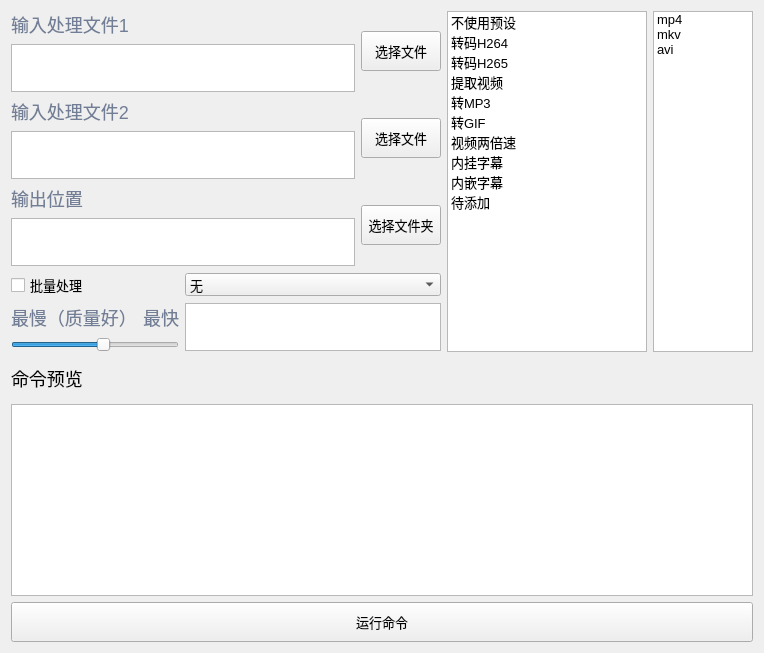
                     <widget class="QWidget" name="convert_video">
                      <property name="font">
                       <font>
                        <family>Segoe UI</family>
                        <pointsize>10</pointsize>
                        <italic>false</italic>
                        <bold>false</bold>
                       </font>
                      </property>
                      <layout class="QVBoxLayout" name="verticalLayout_29">
                       <item>
                        <layout class="QVBoxLayout" name="verticalLayout_28">
                         <item>
                          <layout class="QHBoxLayout" name="horizontalLayout_12">
                           <item>
                            <layout class="QVBoxLayout" name="verticalLayout_25">
                             <item>
                              <layout class="QHBoxLayout" name="horizontalLayout_7">
                               <item>
                                <layout class="QVBoxLayout" name="verticalLayout_23">
                                 <item>
                                  <widget class="QLabel" name="label_2">
                                   <property name="maximumSize">
                                    <size>
                                     <width>16777215</width>
                                     <height>60</height>
                                    </size>
                                   </property>
                                   <property name="styleSheet">
                                    <string notr="true">color: rgb(113, 126, 149);font-size: 18px;</string>
                                   </property>
                                   <property name="text">
                                    <string>输入处理文件1</string>
                                   </property>
                                  </widget>
                                 </item>
                                 <item>
                                  <widget class="QPlainTextEdit" name="input_Edit1">
                                   <property name="minimumSize">
                                    <size>
                                     <width>0</width>
                                     <height>48</height>
                                    </size>
                                   </property>
                                   <property name="maximumSize">
                                    <size>
                                     <width>16777215</width>
                                     <height>48</height>
                                    </size>
                                   </property>
                                   <property name="cursor" stdset="0">
                                    <cursorShape>IBeamCursor</cursorShape>
                                   </property>
                                   <property name="toolTip">
                                    <string/>
                                   </property>
                                   <property name="styleSheet">
                                    <string notr="true"/>
                                   </property>
                                  </widget>
                                 </item>
                                </layout>
                               </item>
                               <item>
                                <widget class="QPushButton" name="btn_input1">
                                 <property name="minimumSize">
                                  <size>
                                   <width>40</width>
                                   <height>40</height>
                                  </size>
                                 </property>
                                 <property name="cursor">
                                  <cursorShape>PointingHandCursor</cursorShape>
                                 </property>
                                 <property name="styleSheet">
                                  <string notr="true"/>
                                 </property>
                                 <property name="text">
                                  <string>选择文件</string>
                                 </property>
                                </widget>
                               </item>
                              </layout>
                             </item>
                             <item>
                              <layout class="QHBoxLayout" name="horizontalLayout_8">
                               <item>
                                <layout class="QVBoxLayout" name="verticalLayout_24">
                                 <item>
                                  <widget class="QLabel" name="label_3">
                                   <property name="maximumSize">
                                    <size>
                                     <width>16777215</width>
                                     <height>60</height>
                                    </size>
                                   </property>
                                   <property name="styleSheet">
                                    <string notr="true">color: rgb(113, 126, 149);font-size: 18px;</string>
                                   </property>
                                   <property name="text">
                                    <string>输入处理文件2</string>
                                   </property>
                                  </widget>
                                 </item>
                                 <item>
                                  <widget class="QPlainTextEdit" name="input_Edit2">
                                   <property name="minimumSize">
                                    <size>
                                     <width>0</width>
                                     <height>48</height>
                                    </size>
                                   </property>
                                   <property name="maximumSize">
                                    <size>
                                     <width>16777215</width>
                                     <height>48</height>
                                    </size>
                                   </property>
                                   <property name="cursor" stdset="0">
                                    <cursorShape>IBeamCursor</cursorShape>
                                   </property>
                                   <property name="toolTip">
                                    <string/>
                                   </property>
                                   <property name="styleSheet">
                                    <string notr="true"/>
                                   </property>
                                  </widget>
                                 </item>
                                </layout>
                               </item>
                               <item>
                                <widget class="QPushButton" name="btn_input2">
                                 <property name="minimumSize">
                                  <size>
                                   <width>40</width>
                                   <height>40</height>
                                  </size>
                                 </property>
                                 <property name="cursor">
                                  <cursorShape>PointingHandCursor</cursorShape>
                                 </property>
                                 <property name="styleSheet">
                                  <string notr="true"/>
                                 </property>
                                 <property name="text">
                                  <string>选择文件</string>
                                 </property>
                                </widget>
                               </item>
                              </layout>
                             </item>
                             <item>
                              <layout class="QHBoxLayout" name="horizontalLayout_10">
                               <item>
                                <layout class="QVBoxLayout" name="verticalLayout_26">
                                 <item>
                                  <widget class="QLabel" name="label_4">
                                   <property name="maximumSize">
                                    <size>
                                     <width>16777215</width>
                                     <height>60</height>
                                    </size>
                                   </property>
                                   <property name="styleSheet">
                                    <string notr="true">color: rgb(113, 126, 149);font-size: 18px;</string>
                                   </property>
                                   <property name="text">
                                    <string>输出位置</string>
                                   </property>
                                  </widget>
                                 </item>
                                 <item>
                                  <widget class="QPlainTextEdit" name="input_Edit3">
                                   <property name="minimumSize">
                                    <size>
                                     <width>0</width>
                                     <height>48</height>
                                    </size>
                                   </property>
                                   <property name="maximumSize">
                                    <size>
                                     <width>16777215</width>
                                     <height>48</height>
                                    </size>
                                   </property>
                                   <property name="cursor" stdset="0">
                                    <cursorShape>IBeamCursor</cursorShape>
                                   </property>
                                   <property name="toolTip">
                                    <string/>
                                   </property>
                                   <property name="styleSheet">
                                    <string notr="true"/>
                                   </property>
                                  </widget>
                                 </item>
                                </layout>
                               </item>
                               <item>
                                <widget class="QPushButton" name="btn_input3">
                                 <property name="minimumSize">
                                  <size>
                                   <width>60</width>
                                   <height>40</height>
                                  </size>
                                 </property>
                                 <property name="cursor">
                                  <cursorShape>PointingHandCursor</cursorShape>
                                 </property>
                                 <property name="styleSheet">
                                  <string notr="true"/>
                                 </property>
                                 <property name="text">
                                  <string>选择文件夹</string>
                                 </property>
                                </widget>
                               </item>
                              </layout>
                             </item>
                             <item>
                              <layout class="QHBoxLayout" name="horizontalLayout_16">
                               <property name="spacing">
                                <number>6</number>
                               </property>
                               <item>
                                <layout class="QVBoxLayout" name="verticalLayout_30">
                                 <property name="spacing">
                                  <number>6</number>
                                 </property>
                                 <item>
                                  <widget class="QCheckBox" name="batch_mode_Check">
                                   <property name="cursor">
                                    <cursorShape>PointingHandCursor</cursorShape>
                                   </property>
                                   <property name="text">
                                    <string>批量处理</string>
                                   </property>
                                  </widget>
                                 </item>
                                 <item>
                                  <layout class="QHBoxLayout" name="horizontalLayout_15">
                                   <item>
                                    <widget class="QLabel" name="label_6">
                                     <property name="styleSheet">
                                      <string notr="true">color: rgb(113, 126, 149);font-size: 18px;</string>
                                     </property>
                                     <property name="text">
                                      <string>最慢（质量好）</string>
                                     </property>
                                    </widget>
                                   </item>
                                   <item>
                                    <widget class="QLabel" name="label_7">
                                     <property name="styleSheet">
                                      <string notr="true">color: rgb(113, 126, 149);font-size: 18px;</string>
                                     </property>
                                     <property name="text">
                                      <string>最快</string>
                                     </property>
                                     <property name="alignment">
                                      <set>Qt::AlignRight|Qt::AlignTrailing|Qt::AlignVCenter</set>
                                     </property>
                                    </widget>
                                   </item>
                                  </layout>
                                 </item>
                                 <item>
                                  <widget class="QSlider" name="perset_set_Slider">
                                   <property name="cursor">
                                    <cursorShape>PointingHandCursor</cursorShape>
                                   </property>
                                   <property name="toolTip">
                                    <string>转换速度模式选择</string>
                                   </property>
                                   <property name="maximum">
                                    <number>9</number>
                                   </property>
                                   <property name="value">
                                    <number>5</number>
                                   </property>
                                   <property name="orientation">
                                    <enum>Qt::Horizontal</enum>
                                   </property>
                                  </widget>
                                 </item>
                                </layout>
                               </item>
                               <item>
                                <layout class="QVBoxLayout" name="verticalLayout_31">
                                 <property name="spacing">
                                  <number>6</number>
                                 </property>
                                 <item>
                                  <widget class="QComboBox" name="bitrate_mode_Combo">
                                   <property name="cursor">
                                    <cursorShape>PointingHandCursor</cursorShape>
                                   </property>
                                   <property name="whatsThis">
                                    <string extracomment="crf转码压缩比率，vbr平均码率控制，abr介于前两者">码率控制模式</string>
                                   </property>
                                   <item>
                                    <property name="text">
                                     <string>无</string>
                                    </property>
                                   </item>
                                   <item>
                                    <property name="text">
                                     <string>crf</string>
                                    </property>
                                   </item>
                                   <item>
                                    <property name="text">
                                     <string>vbr</string>
                                    </property>
                                   </item>
                                   <item>
                                    <property name="text">
                                     <string>abr</string>
                                    </property>
                                   </item>
                                  </widget>
                                 </item>
                                 <item>
                                  <widget class="QPlainTextEdit" name="bitrate_Edit">
                                   <property name="minimumSize">
                                    <size>
                                     <width>0</width>
                                     <height>48</height>
                                    </size>
                                   </property>
                                   <property name="maximumSize">
                                    <size>
                                     <width>16777215</width>
                                     <height>48</height>
                                    </size>
                                   </property>
                                   <property name="cursor" stdset="0">
                                    <cursorShape>IBeamCursor</cursorShape>
                                   </property>
                                   <property name="toolTip">
                                    <string>输入控制模式对应的命令</string>
                                   </property>
                                   <property name="whatsThis">
                                    <string/>
                                   </property>
                                  </widget>
                                 </item>
                                </layout>
                               </item>
                              </layout>
                             </item>
                            </layout>
                           </item>
                           <item>
                            <widget class="QListWidget" name="list_mode">
                             <property name="maximumSize">
                              <size>
                               <width>200</width>
                               <height>16777215</height>
                              </size>
                             </property>
                             <property name="cursor" stdset="0">
                              <cursorShape>PointingHandCursor</cursorShape>
                             </property>
                             <item>
                              <property name="text">
                               <string>不使用预设</string>
                              </property>
                             </item>
                             <item>
                              <property name="text">
                               <string>转码H264</string>
                              </property>
                             </item>
                             <item>
                              <property name="text">
                               <string>转码H265</string>
                              </property>
                             </item>
                             <item>
                              <property name="text">
                               <string>提取视频</string>
                              </property>
                             </item>
                             <item>
                              <property name="text">
                               <string>转MP3</string>
                              </property>
                             </item>
                             <item>
                              <property name="text">
                               <string>转GIF</string>
                              </property>
                             </item>
                             <item>
                              <property name="text">
                               <string>视频两倍速</string>
                              </property>
                             </item>
                             <item>
                              <property name="text">
                               <string>内挂字幕</string>
                              </property>
                             </item>
                             <item>
                              <property name="text">
                               <string>内嵌字幕</string>
                              </property>
                             </item>
                             <item>
                              <property name="text">
                               <string>待添加</string>
                              </property>
                             </item>
                            </widget>
                           </item>
                           <item>
                            <widget class="QListWidget" name="list_video_type">
                             <property name="minimumSize">
                              <size>
                               <width>100</width>
                               <height>0</height>
                              </size>
                             </property>
                             <property name="maximumSize">
                              <size>
                               <width>100</width>
                               <height>16777215</height>
                              </size>
                             </property>
                             <property name="cursor" stdset="0">
                              <cursorShape>PointingHandCursor</cursorShape>
                             </property>
                             <item>
                              <property name="text">
                               <string>mp4</string>
                              </property>
                             </item>
                             <item>
                              <property name="text">
                               <string>mkv</string>
                              </property>
                             </item>
                             <item>
                              <property name="text">
                               <string>avi</string>
                              </property>
                             </item>
                            </widget>
                           </item>
                          </layout>
                         </item>
                         <item>
                          <layout class="QVBoxLayout" name="verticalLayout_27">
                           <item>
                            <widget class="QLabel" name="label_5">
                             <property name="minimumSize">
                              <size>
                               <width>0</width>
                               <height>40</height>
                              </size>
                             </property>
                             <property name="font">
                              <font>
                               <family>Segoe UI</family>
                               <pointsize>-1</pointsize>
                               <italic>false</italic>
                               <bold>false</bold>
                              </font>
                             </property>
                             <property name="styleSheet">
                              <string notr="true">font-size: 18px;</string>
                             </property>
                             <property name="frameShape">
                              <enum>QFrame::NoFrame</enum>
                             </property>
                             <property name="text">
                              <string>命令预览</string>
                             </property>
                             <property name="alignment">
                              <set>Qt::AlignLeading|Qt::AlignLeft|Qt::AlignVCenter</set>
                             </property>
                            </widget>
                           </item>
                           <item>
                            <widget class="QPlainTextEdit" name="output_command_Edit">
                             <property name="minimumSize">
                              <size>
                               <width>0</width>
                               <height>80</height>
                              </size>
                             </property>
                             <property name="font">
                              <font>
                               <family>Segoe UI</family>
                               <pointsize>-1</pointsize>
                               <italic>false</italic>
                               <bold>false</bold>
                              </font>
                             </property>
                             <property name="cursor" stdset="0">
                              <cursorShape>IBeamCursor</cursorShape>
                             </property>
                             <property name="styleSheet">
                              <string notr="true">font-size: 14px;</string>
                             </property>
                             <property name="placeholderText">
                              <string/>
                             </property>
                            </widget>
                           </item>
                          </layout>
                         </item>
                         <item>
                          <widget class="QPushButton" name="btn_command_run">
                           <property name="minimumSize">
                            <size>
                             <width>40</width>
                             <height>40</height>
                            </size>
                           </property>
                           <property name="maximumSize">
                            <size>
                             <width>1600000</width>
                             <height>80</height>
                            </size>
                           </property>
                           <property name="font">
                            <font>
                             <family>Segoe UI</family>
                             <pointsize>10</pointsize>
                             <italic>false</italic>
                             <bold>false</bold>
                            </font>
                           </property>
                           <property name="cursor">
                            <cursorShape>PointingHandCursor</cursorShape>
                           </property>
                           <property name="styleSheet">
                            <string notr="true"/>
                           </property>
                           <property name="text">
                            <string>运行命令</string>
                           </property>
                          </widget>
                         </item>
                        </layout>
                       </item>
                      </layout>
                     </widget>
